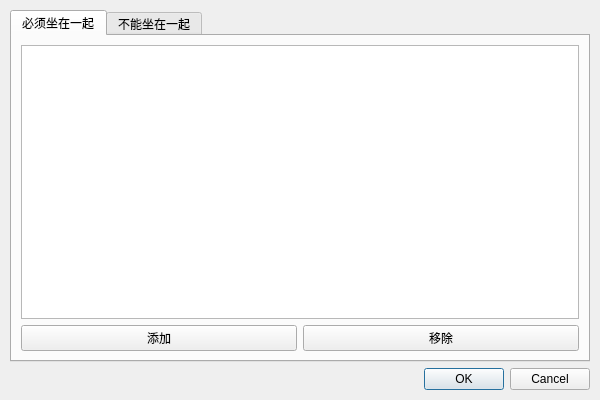
<?xml version="1.0" encoding="UTF-8"?>
<ui version="4.0">
 <class>SeatingConfigDialog</class>
 <widget class="QDialog" name="SeatingConfigDialog">
  <property name="geometry">
   <rect>
    <x>0</x>
    <y>0</y>
    <width>600</width>
    <height>400</height>
   </rect>
  </property>
  <property name="windowTitle">
   <string>座位关系配置</string>
  </property>
  <widget class="QWidget" name="verticalLayoutWidget">
   <property name="geometry">
    <rect>
     <x>10</x>
     <y>10</y>
     <width>580</width>
     <height>380</height>
    </rect>
   </property>
   <layout class="QVBoxLayout" name="verticalLayout">
    <item>
     <widget class="QTabWidget" name="tabWidget">
      <widget class="QWidget" name="tab">
       <attribute name="title">
        <string>必须坐在一起</string>
       </attribute>
       <layout class="QVBoxLayout" name="verticalLayout_2">
        <item>
         <widget class="QListWidget" name="togetherList">
         </widget>
        </item>
        <item>
         <layout class="QHBoxLayout" name="horizontalLayout">
          <item>
           <widget class="QPushButton" name="addTogetherBtn">
            <property name="text">
             <string>添加</string>
            </property>
           </widget>
          </item>
          <item>
           <widget class="QPushButton" name="removeTogetherBtn">
            <property name="text">
             <string>移除</string>
            </property>
           </widget>
          </item>
         </layout>
        </item>
       </layout>
      </widget>
      <widget class="QWidget" name="tab_2">
       <attribute name="title">
        <string>不能坐在一起</string>
       </attribute>
       <layout class="QVBoxLayout" name="verticalLayout_3">
        <item>
         <widget class="QListWidget" name="cannotList">
         </widget>
        </item>
        <item>
         <layout class="QHBoxLayout" name="horizontalLayout_2">
          <item>
           <widget class="QPushButton" name="addCannotBtn">
            <property name="text">
             <string>添加</string>
            </property>
           </widget>
          </item>
          <item>
           <widget class="QPushButton" name="removeCannotBtn">
            <property name="text">
             <string>移除</string>
            </property>
           </widget>
          </item>
         </layout>
        </item>
       </layout>
      </widget>
     </widget>
    </item>
    <item>
     <widget class="QDialogButtonBox" name="buttonBox">
      <property name="orientation">
       <enum>Qt::Horizontal</enum>
      </property>
      <property name="standardButtons">
       <set>QDialogButtonBox::Cancel|QDialogButtonBox::Ok</set>
      </property>
     </widget>
    </item>
   </layout>
  </widget>
 </widget>
 <resources/>
 <connections/>
</ui>
